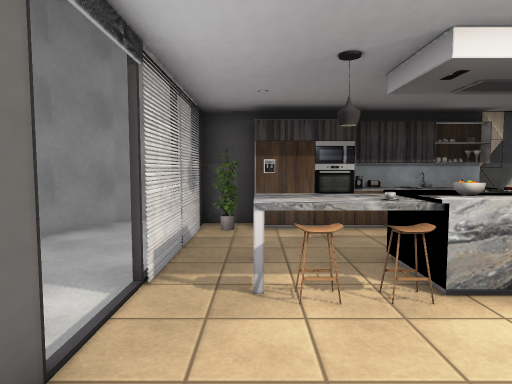
View 1 (above)

12 first-person views from a walk through a scene from a Unity 3-D project. The camera is 1.5 m above the floor, tilts 4° down and sees 75° across. The floor is counted in squares, 1 m on a side. Each view is taken from the middle of a square. On the plan, view 1 faces up. The plan holds only what a view shows up to about 15 squares ahead; the rest is blank. The player is left out. Some surface patterns are stand-ins.

View 2
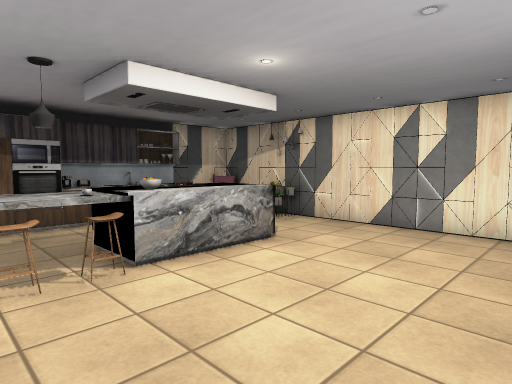

View 3
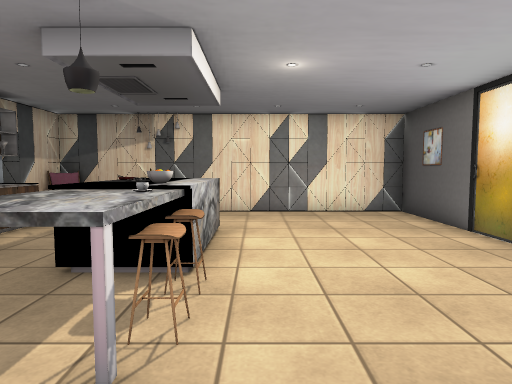

View 4
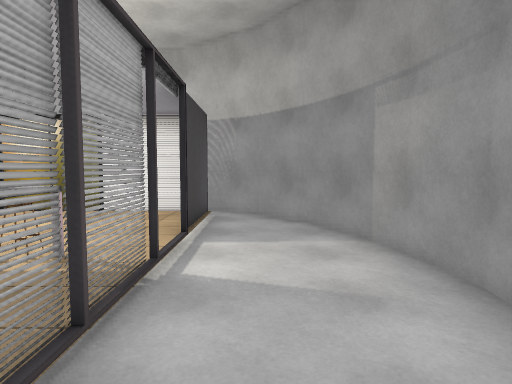

View 5
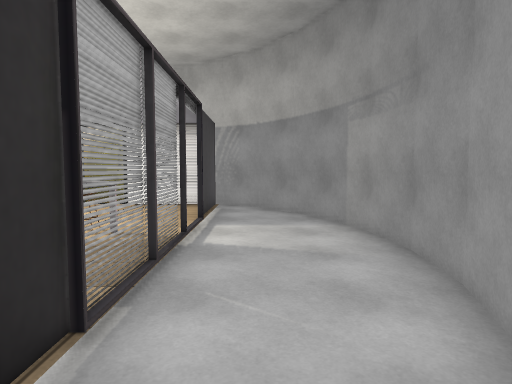

View 6
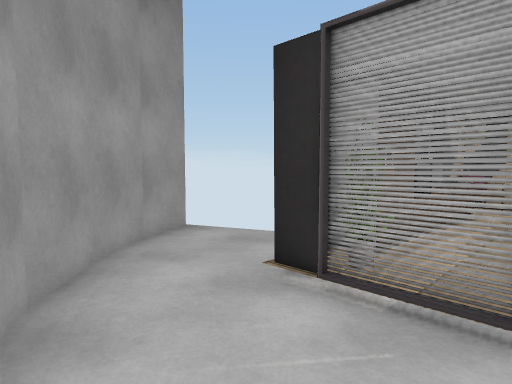

View 7
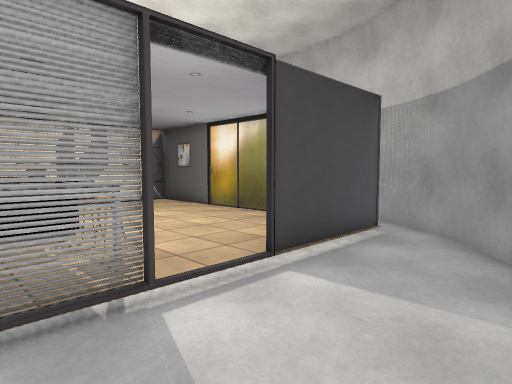

View 8
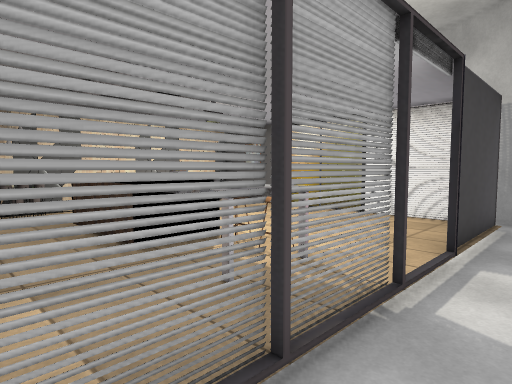

View 9
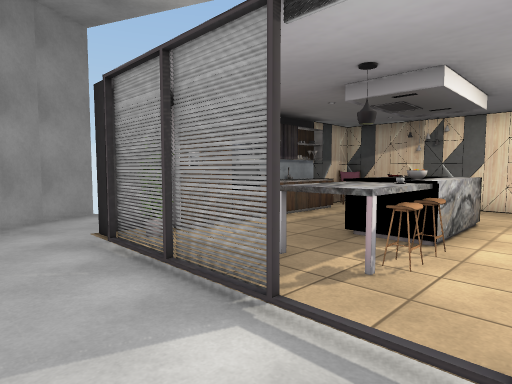

View 10
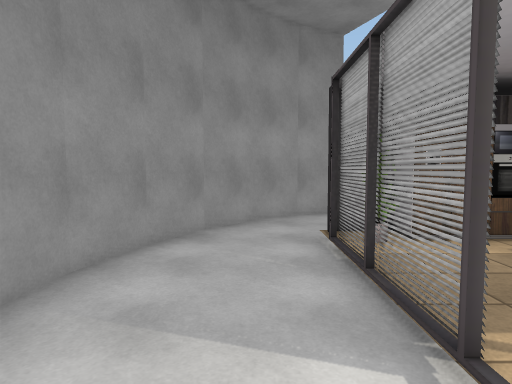

View 11
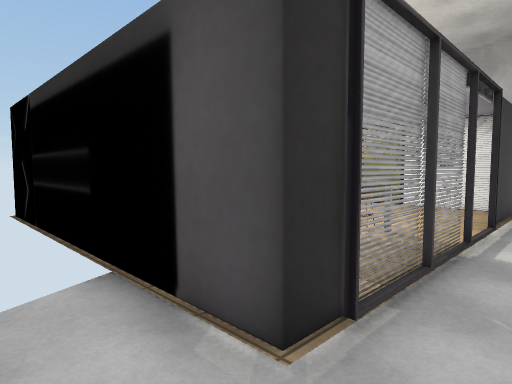

View 12
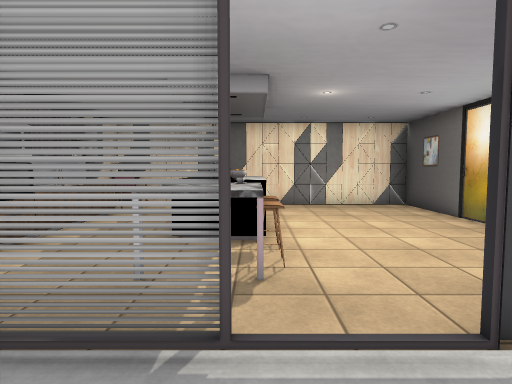

### Floor plan
Key: @ floor where view 1 was taken; # wall or solid block; . main floor; - floor 0.25 m lower than the main floor; = window, fence, low wall or low ledge; ^ raised ledge; S shelf.
Columns run from 6 left of view 1 to 9 right of it. Each row starts with its distance up from view 1.
 14      #
 13    ###-
 12   ##---
 11   #----
 10  ##----
  9  #---## ########
  8 ##---##S#====.=#
  7 #----#.........#
  6 #----#....==..##
  5 #----#^^^^^ ...#
  4 #----.^^^=^^...#
  3 #----..........#
  2 ##---#.........#
  1  #---#.........#
  0  #---#@........#
 -1  ##--#.........#
 -2   ##-###########
 -3    ###

Positions as (right, up) in squares from view 1, and headings:
1: (0, 0), facing up
2: (0, -1), facing up-right
3: (-2, 3), facing right
4: (-3, 9), facing down
5: (-3, 11), facing down
6: (-5, 6), facing up-right
7: (-5, 6), facing down-right
8: (-3, 8), facing down-right
9: (-4, 2), facing up-right
10: (-3, 2), facing up
11: (-3, 11), facing down-right
12: (-4, 4), facing right
